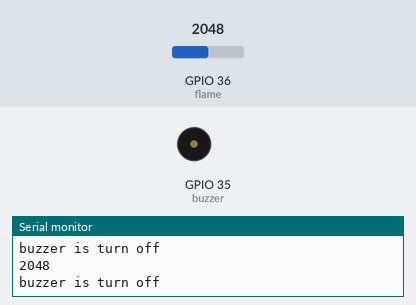
A sketch run on a simulated ESP32. Parts: buzzer (waves = sounding, pin HIGH), the last lines printed to the serial monitor. The inputs (shaded band) are chosen by the test bench; at power-on: GPIO 36 (flame) = 2048.

Above: at 1.8 s.
1.9 s: GPIO 36 (flame) set to 524
3.4 s: GPIO 36 (flame) set to 449
At 5.2 s:
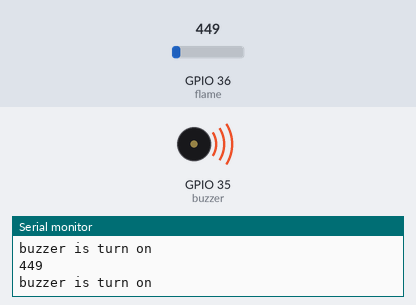
5.5 s: GPIO 36 (flame) set to 540
At 6.9 s:
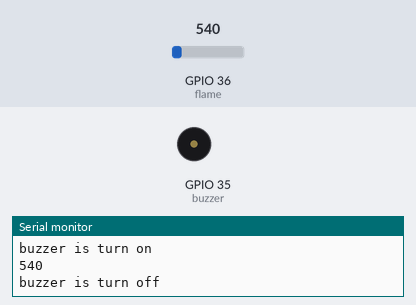
7.5 s: GPIO 36 (flame) set to 491
At 8.5 s:
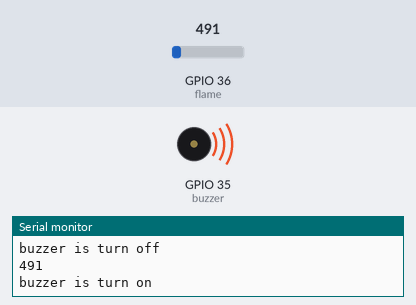
Timing chart, 0 to 10.5 s (numbered marks = the images above; inputs shaded):
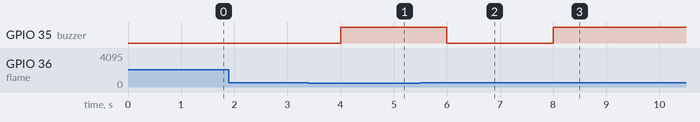

Measured:
- the behaviour switches between 500 and 499 on GPIO 36 (flame) (found by bisection; images 0 and 1)
- after the input at 3.4 s, GPIO 35 (buzzer): LOW → HIGH after 0.60 s
- after the input at 5.5 s, GPIO 35 (buzzer): HIGH → LOW after 0.50 s
- after the input at 7.5 s, GPIO 35 (buzzer): LOW → HIGH after 0.50 s

The sketch:

sketch_gas.ino
```cpp
int flame = A0;
int buzzer = 35;
void setup() {
  // put your setup code here, to run once:
Serial.begin(9600);
pinMode(flame, INPUT);
pinMode(buzzer, OUTPUT);

}

void loop() {
  // put your main code here, to run repeatedly:
int V = analogRead(flame);
Serial.println(V);
if(V<500)
{
digitalWrite(buzzer, HIGH);
Serial.println("buzzer is turn on");
}
else
{
digitalWrite(buzzer, LOW);
Serial.println("buzzer is turn off");
}
delay(1000);
}
```
